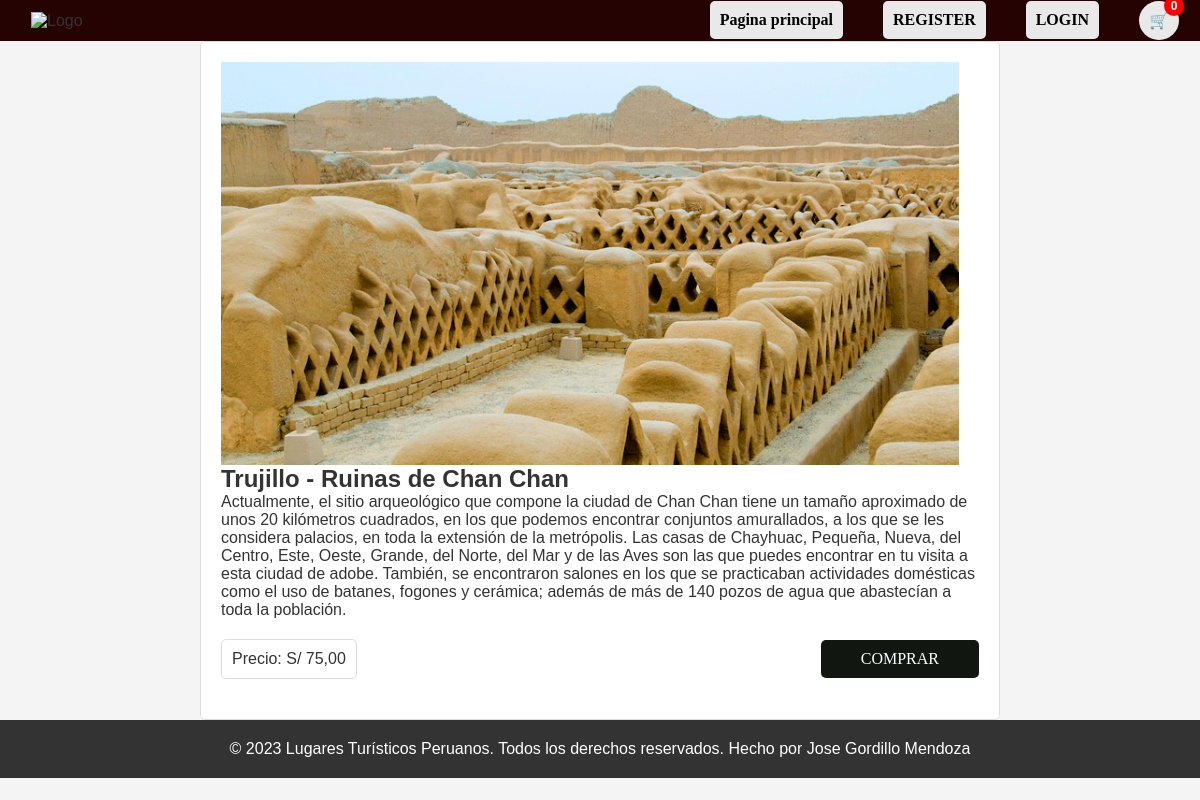
The page /destino/4/ on the database its author committed.
### destinos/models.py (models this page shows, shortened)
class DestinosTuristicos(models.Model):
    nombreCiudad = models.CharField(max_length=100)
    descripcionCiudad = models.TextField()
    imagenCiudad = models.ImageField(upload_to='imagenes/')
    precioTour = models.DecimalField(max_digits=8, decimal_places=2)
    ofertaTour = models.BooleanField(default=False)

### destinos/views.py (the view)
# urls.py: path('destino/<int:destino_id>/', views.detalle_destino, name='detalle_destino'),
def detalle_destino(request, destino_id):
    destino = get_object_or_404(DestinosTuristicos, pk=destino_id)
    return render(request, 'detalle_destino.html', {'destino': destino})

### templates/detalle_destino.html (shortened to what this page needs)
{% extends 'destinos_turisticos.html' %}
{% load static %}
{% block content %}
<div class="centered-container">
    <div class="detalle-destino">
        <div class="imagen">
            <img src="{{ destino.imagenCiudad.url }}" alt="{{ destino.nombreCiudad }}" class="imagen-ciudad">
        </div>
        <div class="descripcion-precio">
            <div class="descripcion">
                <h2>{{ destino.nombreCiudad }}</h2>
                <p>{{ destino.descripcionCiudad }}</p>
            </div>
            <div class="precio-oferta">
                <div class="precio">
                    <p>Precio: S/ {{ destino.precioTour }}</p>
                </div>
                <div class="comprar-btn">
                    <a href="http://127.0.0.1:8000/cuenta/login" class="comprar-btn">COMPRAR</a>
                </div>
            </div>
        </div>
    </div>
</div>
{% endblock %}

### static/style.css (style rules this page uses)
* { margin: 0; padding: 0; box-sizing: border-box; font-family: Arial, Helvetica, sans-serif; }
body { font-family: Impact; background-color: #f2f2f2; color: #333; }
body { background-color: #f4f4f4; }
.detalle-destino { background-color: #ffffff; border: 1px solid #dddddd; border-radius: 5px; padding: 20px; margin: 0 auto; max-width: 800px; }
.imagen { flex: 1; margin-right: 20px; display: flex; justify-content: center; align-items: center; }
.imagen img { max-width: 100%; max-height: 100%; }
.descripcion-precio { flex: 2; display: flex; flex-direction: column; }
.descripcion { margin-bottom: 20px; }
.precio-oferta { font-family: Arial Black; display: flex; justify-content: space-between; align-items: center; margin-bottom: 20px; }
.precio { font-family: Arial Black; background-color: #ffffff; border: 1px solid #dddddd; border-radius: 5px; padding: 10px; }
.comprar-btn { font-family: Arial Black; padding: 10px 20px; background-color: #111611; color: #ffffff; text-decoration: none; border-radius: 5px; transition: 0.4s; }

### rows shown on the page
DestinosTuristicos: imagenCiudad (picture), nombreCiudad "Trujillo - Ruinas de Chan Chan", descripcionCiudad "Actualmente, el sitio arqueológico que compone la ciudad de Chan Chan tiene un tamaño aproximado de unos 20 kilómetros cuadrados, en los que podemos encontrar conjuntos amurallados, a los que se les considera palacios, en toda la extensión de la metrópolis. Las casas de Chayhuac, Pequeña, Nueva, del Centro, Este, Oeste, Grande, del Norte, del Mar y de las Aves son las que puedes encontrar en tu visita a esta ciudad de adobe. También, se encontraron salones en los que se practicaban actividades domésticas como el uso de batanes, fogones y cerámica; además de más de 140 pozos de agua que abastecían a toda la población.", precioTour "75,00"
